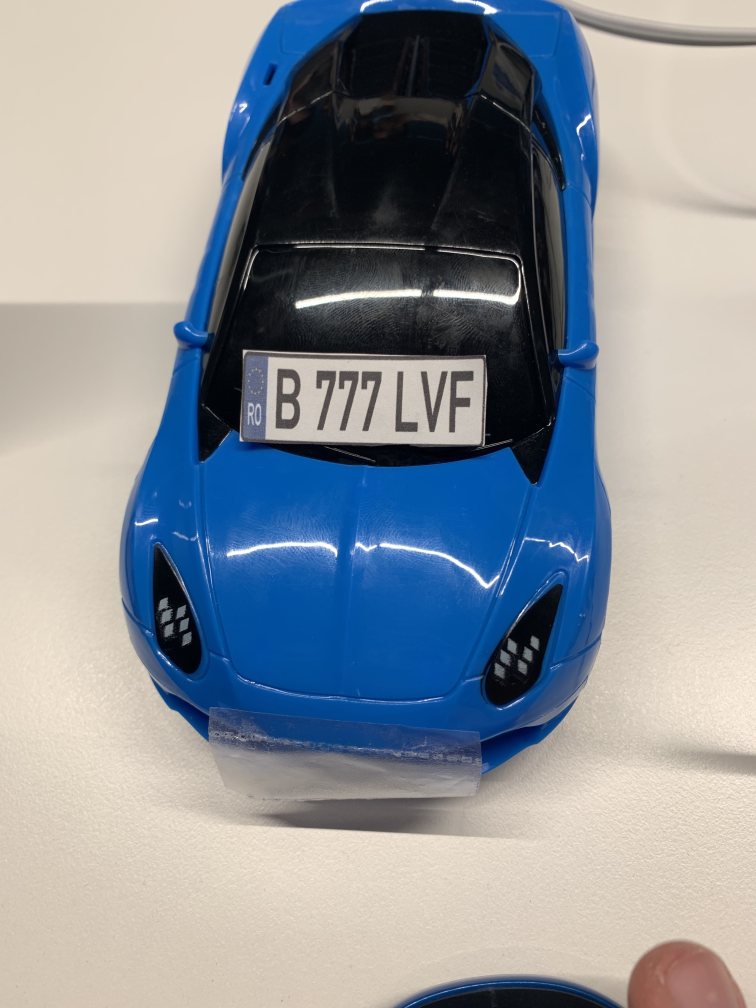
#> input picture data/b777lvf.jpg, 3024 x 4032 px (shown at 1/4 size)
$ python -i ocr.py   (imports and definitions only)
#> lines starting #> are read from the running program, lines starting #| are printed output that depends on the picture; after the words box and inside, x2 and y2 are one past the last pixel; in counts of white or black regions, pixels touching at a corner belong together
import cv2

import imutils

import numpy as np

import pytesseract

from PIL import Image

class LicensePlateProcessor:
    def __init__(self) -> None:
        pass

    @staticmethod
    def process(image : Image) -> str:

        image_np = np.array(image) #conversion from PIL image to cv2 image
        img = cv2.cvtColor(image_np,cv2.COLOR_RGB2BGR)
#> img is the input picture: shape (4032, 3024, 3); mean B, G, R 153.4, 145.9, 138.7
        cv2.imshow("",img)
        cv2.waitKey()
        img = cv2.resize(img, (620,480) )
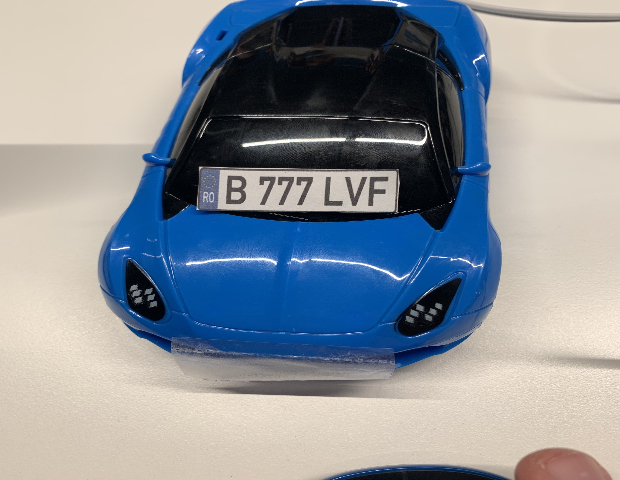
#> img: shape (480, 620, 3); mean B, G, R 153.4, 145.8, 138.6


        gray = cv2.cvtColor(img, cv2.COLOR_BGR2GRAY) #convert to grey scale
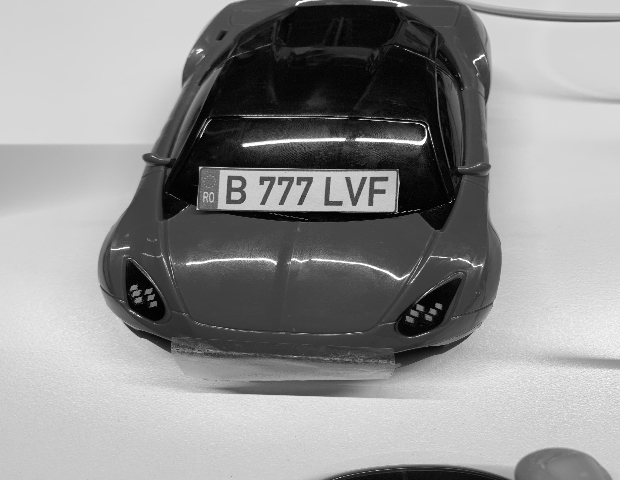
#> gray: shape (480, 620); min 0, max 255, mean 144.6

        gray = cv2.bilateralFilter(gray, 11, 17, 17) #Blur to reduce noise

        edged = cv2.Canny(gray, 30, 200) #Perform Edge detection
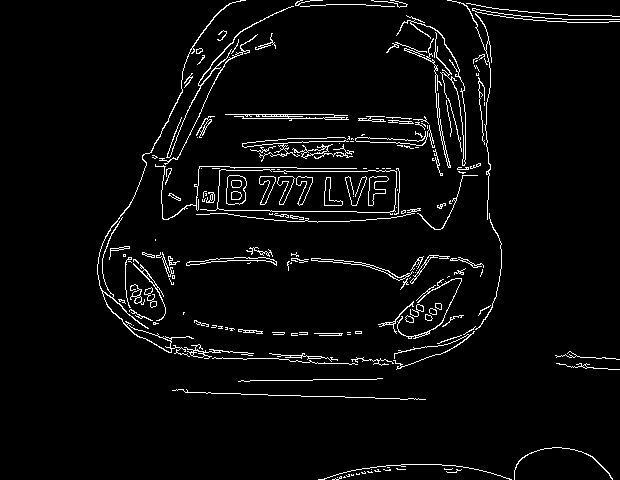
#> edged: shape (480, 620); 4% white in thin lines or dots, all inside (x1, y1, x2, y2) = (97, 0, 620, 480)


        # find contours in the edged image, keep only the largest

        # ones, and initialize our screen contour

        cnts = cv2.findContours(edged.copy(), cv2.RETR_TREE, cv2.CHAIN_APPROX_SIMPLE)
#> cnts = 340 contours, 254 with area under 20; largest, box (x1, y1, x2, y2) and area: (226, 175, 247, 205) 512, (226, 175, 247, 205) 504, (355, 125, 435, 148) 298, (225, 114, 349, 121) 277, (355, 136, 427, 146) 272

        cnts = imutils.grab_contours(cnts)

        cnts = sorted(cnts, key = cv2.contourArea, reverse = True)[:10]
#> cnts = 10 contours; largest, box (x1, y1, x2, y2) and area: (226, 175, 247, 205) 512, (226, 175, 247, 205) 504, (355, 125, 435, 148) 298, (225, 114, 349, 121) 277, (355, 136, 427, 146) 272

        screenCnt = None


        # loop over our contours

        for c in cnts:

        # approximate the contour

            peri = cv2.arcLength(c, True)

            approx = cv2.approxPolyDP(c, 0.018 * peri, True)


        # if our approximated contour has four points, then

        # we can assume that we have found our screen

            if len(approx) == 4:

                screenCnt = approx

                break
#> this loop made 10 passes
#> (peri, screenCnt) on pass 10: (193.6, [[276, 262], [186, 264], [234, 257], [265, 257]])
#> peri on passes 1, 2, 3, 5, 6, 7: 92.87, 91.11, 250.7, 159.8, 114, 113.5


        if screenCnt is None:

            detected = 0

            print("No contour detected")

            return None

        else:
            detected = 1


        if detected == 1:

            cv2.drawContours(img, [screenCnt], -1, (0, 255, 0), 3)
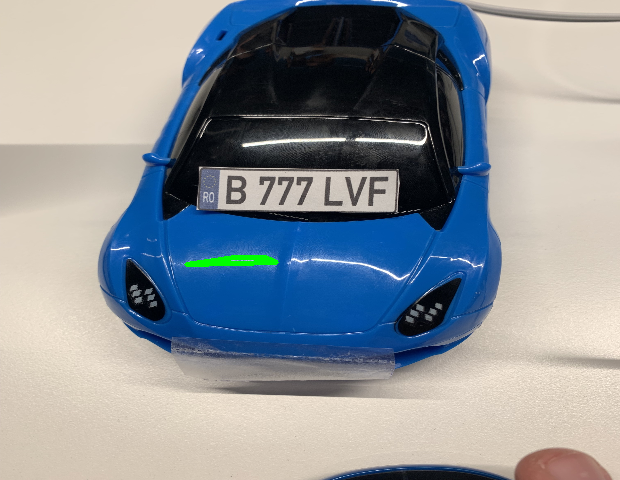
#> img: shape (480, 620, 3); 0.26% of pixels changed, all inside (x1, y1, x2, y2) = (184, 255, 279, 267)


        # Masking the part other than the number plate

        mask = np.zeros(gray.shape,np.uint8)

        new_image = cv2.drawContours(mask,[screenCnt],0,255,-1,)
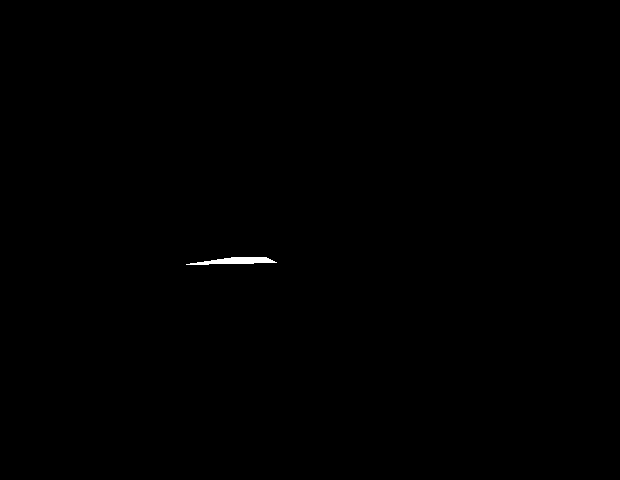
#> new_image: shape (480, 620); 0.15% white; 1 white region, box (x1, y1, x2, y2) and area: (186, 257, 277, 265) 435

        new_image = cv2.bitwise_and(img,img,mask=mask)
#> new_image: shape (480, 620, 3)


        # Now crop

        (x, y) = np.where(mask == 255)
#> x = 435 values from 257 to 264; y = 435 values, max 276 at index 347, min 186 at index 412, mean 236.2

        (topx, topy) = (np.min(x), np.min(y))
#> topx = 257; topy = 186

        (bottomx, bottomy) = (np.max(x), np.max(y))
#> bottomx = 264; bottomy = 276

        Cropped = gray[topx:bottomx+1, topy:bottomy+1]


        #Read the number plate

#> (the run stopped early here; a loop or call above may not have finished)
